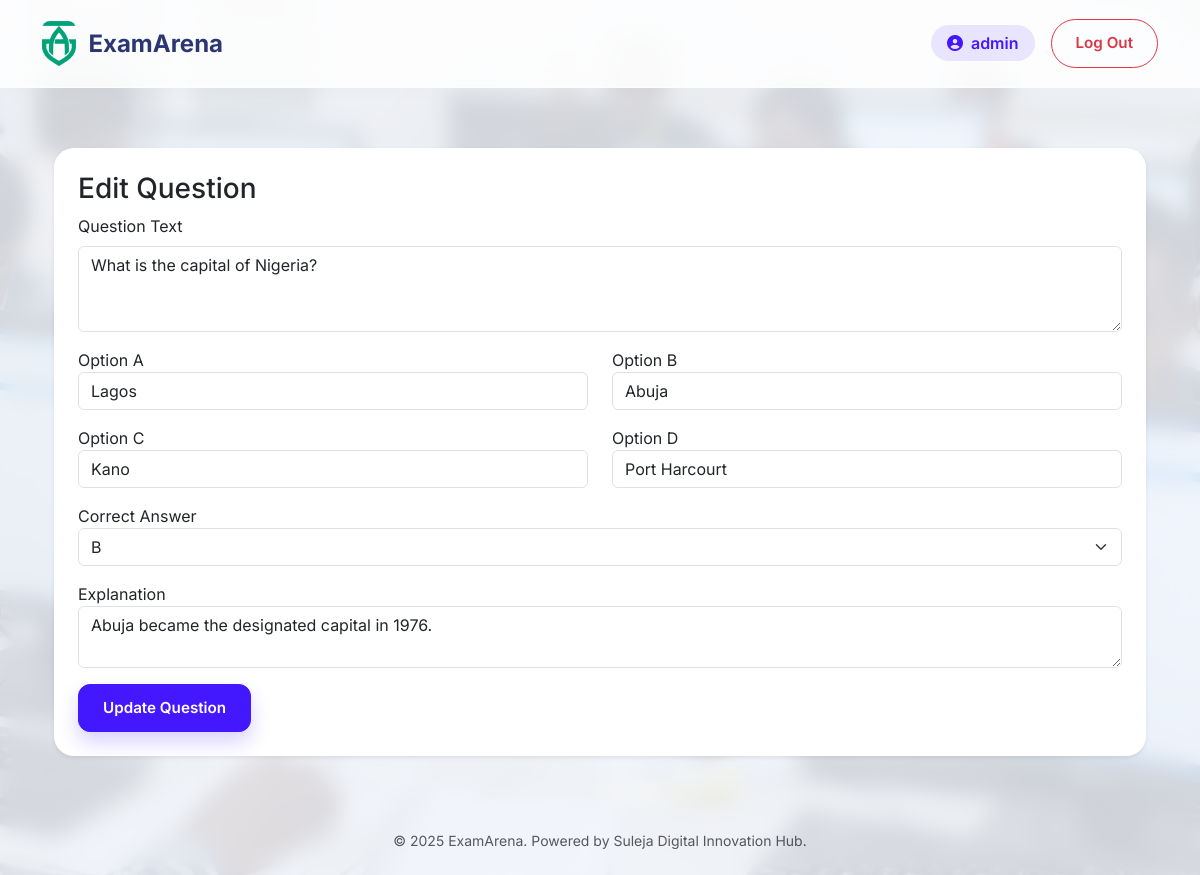
Screenshot of /admin/question/edit/1 (signed in) with the database file from the repository.
### src/app/models.py (models this page shows, shortened)
class User(db.Model):
    id = db.Column(db.Integer, primary_key=True)
    username = db.Column(db.String(80), unique=True, nullable=False)
    password_hash = db.Column(db.String(128))
    role = db.Column(db.String(20), default='student') # superadmin, centeradmin, student
    center_id = db.Column(db.Integer, db.ForeignKey('center.id'), nullable=True)
    is_writing = db.Column(db.Boolean, default=False)
    last_login = db.Column(db.DateTime)

class Question(db.Model):
    id = db.Column(db.Integer, primary_key=True)
    text = db.Column(db.Text, nullable=False)
    option_a = db.Column(db.String(200))
    option_b = db.Column(db.String(200))
    option_c = db.Column(db.String(200))
    option_d = db.Column(db.String(200))
    correct_option = db.Column(db.String(1))
    explanation = db.Column(db.Text)
    subject_id = db.Column(db.Integer, db.ForeignKey('subject.id'))

### src/app/controllers/admin.py (the view, shortened to what this page needs)
@bp.route('/question/edit/<int:id>', methods=['GET', 'POST'])
def edit_question(id):
    q = Question.query.get_or_404(id)
    return render_template('admin/edit_question.html', question=q)

### src/app/controllers/admin.py (called while the page is built)
@bp.before_request
def restrict_access():
    if not g.user:
        return redirect(url_for('auth.login'))
    if g.user.role not in ['superadmin', 'centeradmin']:
        return redirect(url_for('main.dashboard'))

### src/app/controllers/auth.py (called while the page is built)
@bp.before_app_request
def load_logged_in_user():
    user_id = session.get('user_id')
    if user_id is None:
        g.user = None
    else:
        g.user = User.query.get(user_id)

### src/resources/templates/admin/edit_question.html (shortened to what this page needs)
{% extends 'base.html' %}
{% block content %}
<div class="container mt-5">
    <div class="card p-4 shadow-sm">
        <h3>Edit Question</h3>
        <form method="POST">
            <div class="mb-3">
                <label class="form-label">Question Text</label>
                <textarea name="question_text" class="form-control" rows="3" required>{{ question.text }}</textarea>
            </div>
            <div class="row">
                <div class="col-md-6 mb-3">
                    <label>Option A</label>
                    <input type="text" name="option_a" class="form-control" value="{{ question.option_a }}" required>
                </div>
                <div class="col-md-6 mb-3">
                    <label>Option B</label>
                    <input type="text" name="option_b" class="form-control" value="{{ question.option_b }}" required>
                </div>
                <div class="col-md-6 mb-3">
                    <label>Option C</label>
                    <input type="text" name="option_c" class="form-control" value="{{ question.option_c }}" required>
                </div>
                <div class="col-md-6 mb-3">
                    <label>Option D</label>
                    <input type="text" name="option_d" class="form-control" value="{{ question.option_d }}" required>
                </div>
            </div>
            <div class="mb-3">
                <label>Correct Answer</label>
                <select name="correct_answer" class="form-select" required>
                    <option value="B" {% if question.correct_option == 'B' %}selected{% endif %}>B</option>
                </select>
            </div>
            <div class="mb-3">
                <label>Explanation</label>
                <textarea name="explanation" class="form-control">{{ question.explanation }}</textarea>
            </div>
            <button type="submit" class="btn btn-primary">Update Question</button>
        </form>
    </div>
</div>
{% endblock %}

### src/resources/templates/base.html (shortened to what this page needs)
<!DOCTYPE html>
<html lang="en">
<head>
    <link href="https://cdn.jsdelivr.net/npm/bootstrap@5.3.0/dist/css/bootstrap.min.css" rel="stylesheet">
    <link rel="stylesheet" href="https://cdnjs.cloudflare.com/ajax/libs/font-awesome/6.4.0/css/all.min.css">
    <link href="{{ url_for('static', filename='css/style.css') }}" rel="stylesheet">
</head>
<body>
    <nav class="navbar navbar-expand-lg fixed-top">
        <div class="container">
            <a class="navbar-brand" href="/">
                <img src="{{ url_for('static', filename='img/logo.png') }}" alt="EA">
                <span>ExamArena</span>
            </a>
            <div class="collapse navbar-collapse" id="navbarMain">
                <ul class="navbar-nav ms-auto align-items-center">
                    {% if g.user %}
                    <li class="nav-item">
                        <span class="badge-role me-3">
                            <i class="fas fa-user-circle me-2"></i>{{ g.user.username }}
                        </span>
                    </li>
                    <li class="nav-item">
                        <a href="{{ url_for('auth.logout') }}" class="btn btn-outline-danger btn-sm rounded-pill px-4">
                            Log Out
                        </a>
                    </li>
                    {% endif %}
                </ul>
            </div>
        </div>
    </nav>
    <div class="container" style="margin-top: 100px; margin-bottom: 50px; flex: 1;">
        {% block content %}{% endblock %}
    </div>
    <footer class="text-center py-4 text-muted small">
        &copy; 2025 ExamArena. Powered by Suleja Digital Innovation Hub.
    </footer>
</body>
</html>

### src/resources/static/css/style.css (style rules this page uses)
:root { --primary: #4318FF; --primary-hover: #3311CC; --secondary: #A3AED0; --dark-text: #2B3674; --light-bg: #F4F7FE; --card-bg: #FFFFFF; --glass-border: rgba(255, 255, 255, 0.6); --glass-bg: rgba(255, 255, 255, 0.85); --shadow-soft: 0px 18px 40px rgba(112, 144, 176, 0.12); }
body { font-family: 'Inter', sans-serif; background-color: var(--light-bg); color: var(--dark-text); min-height: 100vh; display: flex; flex-direction: column; }
.navbar { background: var(--glass-bg); backdrop-filter: blur(12px); border-bottom: 1px solid var(--glass-border); padding: 1rem 0; box-shadow: 0 2px 20px rgba(0, 0, 0, 0.02); }
.navbar-brand { font-weight: 700; font-size: 1.5rem; color: var(--dark-text) !important; display: flex; align-items: center; gap: 12px; }
.navbar-brand img { height: 45px; border-radius: 8px; }
.card { background: var(--card-bg); border-radius: 20px; border: none; box-shadow: var(--shadow-soft); transition: transform 0.3s ease, box-shadow 0.3s ease; overflow: hidden; }
.btn { border-radius: 12px; padding: 12px 24px; font-weight: 600; font-size: 0.95rem; transition: all 0.2s; text-transform: capitalize; }
.btn-primary { background-color: var(--primary); border-color: var(--primary); box-shadow: 0px 10px 20px rgba(67, 24, 255, 0.2); }
.badge-role { background: rgba(67, 24, 255, 0.1); color: var(--primary); padding: 8px 16px; border-radius: 30px; font-weight: 600; }

### rows the page displays
User: user.username "admin"
Question: question_text "What is the capital of Nigeria?", option_a "Lagos", option_b "Abuja", option_c "Kano", option_d "Port Harcourt", correct_answer "B", explanation "Abuja became the designated capital in 1976."
